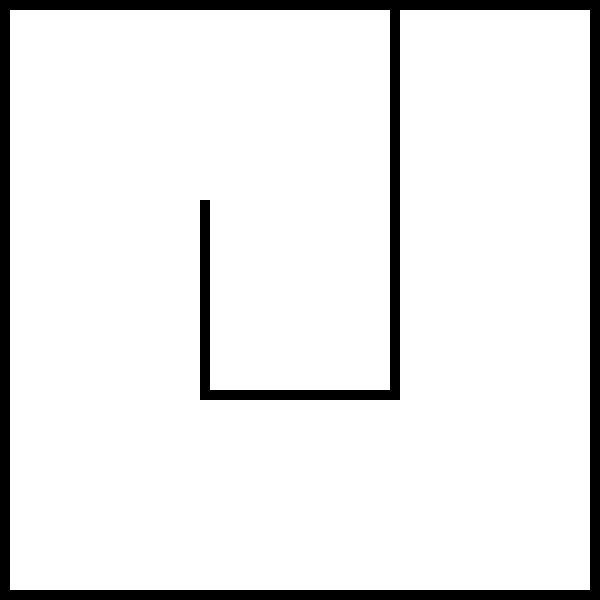
#> input picture Maps/map_3/map3.png, 600 x 600 px
$ python RRT_Algorithm.py
#> lines starting #> are read from the running program, lines starting #| are printed output that depends on the picture; after the words box and inside, x2 and y2 are one past the last pixel; in counts of white or black regions, pixels touching at a corner belong together
# RRT Conncect Testing
import numpy as np
import cv2 as cv2
import math
import time

STEP = 75
EDGECOLOR = (125, 125, 125)
POINTCOLOR = (125, 125, 125)
INCLUDESURRCOLISION = True
SURROUNDING = 80 # 80
START_POINT = (0, 0)

Image_number = 3 # 1 (Testing Map), 2(Final Map Shape - DO NOT USE), 3 (FINAL MAP), 4


Goal_config = None
map = None
img = None

if Image_number == 1:
    Starting_config = (1315, 1160)
    Goal_config = (950, 900) # (40, 100) #
    map = cv2.imread('./Maps/map_1/map_adj_scaled.png', 0) # 0 for grayscale, all numbers are 0 or 255
    img = cv2.imread('./Maps/map_1/map_adj_scaled.png')

if Image_number == 2:
    Starting_config = (1315, 1360)
    Goal_config = (950, 900) # (40, 100) #
    map = cv2.imread('./Maps/map_2/map2_adj_scaled.png', 0) # 0 for grayscale, all numbers are 0 or 255
    img = cv2.imread('./Maps/map_2/map2_adj_scaled.png')


if Image_number == 3:
    Starting_config = (300, 300) # (x, y) BLUE
    START_POINT = Starting_config
    Goal_config = (500, 85) # (x, y) Red
    map = cv2.imread('./Maps/map_3/map3.png', 0) # 0 for grayscale, all numbers are 0 or 255
#> map: shape (600, 600); 91.3% white; 1 black region, box (x1, y1, x2, y2) and area: (0, 0, 600, 600) 31300
    img = cv2.imread('./Maps/map_3/map3.png')
#> img is the input picture: shape (600, 600, 3); 91.3% white; 1 black region, box (x1, y1, x2, y2) and area: (0, 0, 600, 600) 31300


if Image_number == 4:
    Starting_config = (57, 170) # (275, 30) #
    Goal_config = (1150, 1100) # (40, 100) #
    map = cv2.imread('maze4_adj.png', 0) # 0 for grayscale, all numbers are 0 or 255
    img = cv2.imread('maze4_adj.png')


def show_image(image, wait_time=0):
    image = cv2.resize(image, [500, 500])
    cv2.imshow('image', image)
    cv2.waitKey(wait_time)


class Node:
    def __init__(self, point, parent=None):
        self.point = point
        self.parent = parent

class RRT_connect_tree:
    def __init__(self, start):
        self.start = Node(start)
        self.nodes = [self.start]
        self.edges = []
        self.path = []
        self.newest_index = 0

    def add_node(self, point, parent):
        self.nodes.append(Node(point, parent))
        self.edges.append((parent.point, point))
        self.newest_index = len(self.nodes) - 1
        cv2.line(img, parent.point, point, EDGECOLOR, 1)
        show_image(img, 1)

    def get_nearest_node(self, point):
        min_dist = float('inf')
        nearest_node = None
        for node in self.nodes:
            dist = math.sqrt((point[0] - node.point[0])**2 + (point[1] - node.point[1])**2)
            if dist < min_dist:
                min_dist = dist
                nearest_node = node
        return nearest_node


def new_config(node1, node2):
    angle = math.atan2(node2.point[1] - node1.point[1], node2.point[0] - node1.point[0])
    x = round(node1.point[0] + STEP * math.cos(angle))
    y = round(node1.point[1] + STEP * math.sin(angle))


    # print("X: ", x, "Y: ", y)
    dist = math.sqrt((node2.point[0] - x)**2 + (node2.point[1] - y)**2)
    if dist < STEP and not test_collision(node2):
        return Node(node2.point, node1)
    else:
        return Node((x, y), node1)


def test_collision(node): # Returns false for no collision, true for collision
    if not INCLUDESURRCOLISION:
        if map[node.point[1], node.point[0]] == 255:
            return False
        else:
            return True
    elif INCLUDESURRCOLISION:
        for i in range(-SURROUNDING, SURROUNDING +1):
            for j in range(-SURROUNDING, SURROUNDING +1):
                if map[node.point[1] + i, node.point[0] + j] == 0:
                    return True
        return False


def rrt_extend_tree(tree, node):
    nearest_node = tree.get_nearest_node(node.point)
    new_node = new_config(nearest_node, node)
    if test_collision(new_node):
        # print("New node is in collision: ", new_node.point)
        return "failed"
    elif new_node.point == node.point: #and test_collision(new_node):
        tree.add_node(new_node.point, nearest_node)
        # print("New node is the same as the goal")
        return "reached"
    else:
        tree.add_node(new_node.point, nearest_node)
        return "extended"

def connect(tree,  q):
    s = 'extended'
    while s == 'extended':
        s = rrt_extend_tree(tree, q)
    return s

def random_config():
    x = np.random.randint(0, img.shape[1])
    y = np.random.randint(0, img.shape[0])
    return (x,y)


def run_RRT_algorithm(start_config, goal_config, highlight=True):
    tree1 = RRT_connect_tree(start_config)
    tree2 = RRT_connect_tree(goal_config)
    while True:
        qrand = random_config()
        rand_node = Node(qrand)
        if not rrt_extend_tree(tree1, rand_node) == "failed":
            if connect(tree2, tree1.nodes[tree1.newest_index]) == 'reached':
                # print("Path found")
                if highlight:
                    path = highlight_path(tree1, tree2)
                    return path
                else:
                    return tree1

        tree1, tree2 = tree2, tree1

def highlight_path(tree1, tree2):
    path_a = []
    path_b = []

    node = tree1.nodes[tree1.newest_index]
    while node.parent is not None:
        path_a.append(node.point)
        node = node.parent
    node = tree2.nodes[tree2.newest_index]
    while node.parent is not None:
        path_b.append(node.point)
        node = node.parent

    path_a.append(tree1.nodes[0].point)
    path_b.append(tree2.nodes[0].point)
    return_path = []
    if START_POINT in path_a:
        path_a.reverse()
        return_path = path_a[:-1] + path_b
    else :
        path_b.reverse()
        return_path = path_b[:-1] + path_a

    # print("Path A: ", path_a)
    # print("Path B: ", path_b)
    # print("Return Path: ", return_path)

    for i in range(len(path_a) - 1):
        cv2.line(img, path_a[i], path_a[i + 1], (0, 255, 0), 3)
        # time.sleep(0.1)
    for i in range(len(path_b) - 1):
        cv2.line(img, path_b[i], path_b[i + 1], (0, 255, 0), 3)

    # save the image
    # cv2.imwrite('path_clean.png', img)

    for i in range(len(path_a) - 1):
        cv2.circle(img, path_a[i], 5, (0, 0, 0), -1)

    for i in range(len(path_b) - 1):
        cv2.circle(img, path_b[i], 5, (0, 0, 0), -1)

    # cv2.imwrite('path_clean_points.png', img)

    return return_path

# [25 lines of commented-out code are left out]


def convert_path_to_robot_coords(path):
    return_path = []
    for i in range(len(path)):
        x = path[i][0] # original image was scaled by 20
        y = path[i][1] # original image was scaled by 20

        # starting location in robot coordinates is (200, 200)
        # need to translate coords to robot coordinates
        x = (600 - x) * 0.92 / 200
        y = (600 - y) * 0.92 / 200
        angle = 0
        if i < len(path) - 1:
            angle = math.atan2(path[i+1][1] - path[i][1], path[i+1][0] - path[i][0])
            angle = math.degrees(angle)

        return_path.append((round(x, 2), round(y, 2), round(angle, 3)))

    return return_path

def write_path_to_file(path):
    with open('path.sh', 'w') as f:
        for i in range(len(path)):
            # f.write("rosrun real_robot_challenge nav_goal_client.py " + str(path[i][0]) + " " + str(path[i][1]) + " " + str(path[i][2]) + "\n")
            # X: Y: angle_deg:
            f.write(str(path[i][0]) + " " + str(path[i][1]) + " " + str(path[i][2]) + "\n")

    return path

cv2.circle(img, Starting_config, 15, (255, 0, 0), -1)
cv2.circle(img, Goal_config, 15, (0, 0, 255), -1)
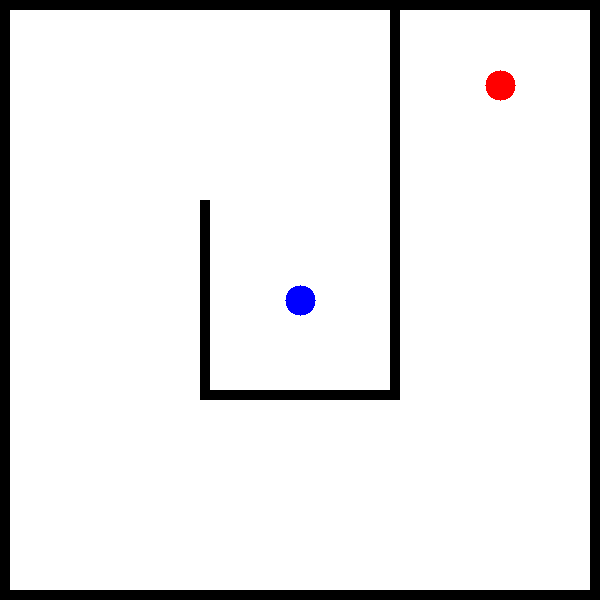
#> img: shape (600, 600, 3); mean B, G, R 232.3, 231.8, 232.3


path = run_RRT_algorithm(Starting_config, Goal_config)
# print(path)

# Converting the pixel coordinates to world/map coordinates
path_for_robot = convert_path_to_robot_coords(path)

# Writing the path to a .sh script so the robot can run
write_path = write_path_to_file(path_for_robot)

show_image(img, 0)
#> in show_image (call 29), `image = cv2.resize(image, [500, 500])`:
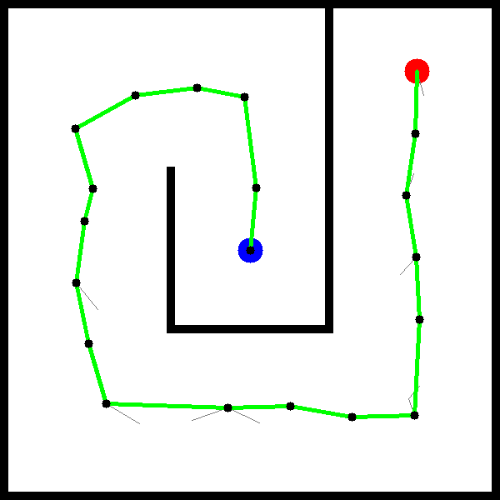
#> image: shape (500, 500, 3); mean of channels 0, 1, 2 226.6, 230.9, 226.6; drawn as B, G, R
cv2.destroyAllWindows()
